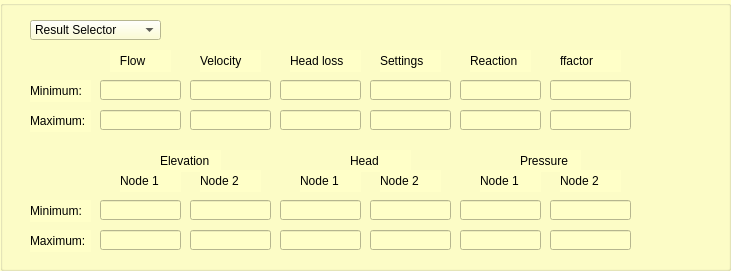
      <widget class="QGroupBox" name="results_2">
       <property name="geometry">
        <rect>
         <x>20</x>
         <y>100</y>
         <width>731</width>
         <height>271</height>
        </rect>
       </property>
       <property name="autoFillBackground">
        <bool>false</bool>
       </property>
       <property name="styleSheet">
        <string notr="true">background-color: rgb(255, 255, 200);</string>
       </property>
       <property name="title">
        <string/>
       </property>
       <property name="alignment">
        <set>Qt::AlignLeading|Qt::AlignLeft|Qt::AlignTop</set>
       </property>
       <widget class="QLineEdit" name="v_rpt_nodearcnode_max_reaction_2">
        <property name="geometry">
         <rect>
          <x>460</x>
          <y>110</y>
          <width>81</width>
          <height>20</height>
         </rect>
        </property>
        <property name="text">
         <string/>
        </property>
       </widget>
       <widget class="QComboBox" name="result_selection_result_id_5">
        <property name="geometry">
         <rect>
          <x>30</x>
          <y>20</y>
          <width>131</width>
          <height>20</height>
         </rect>
        </property>
        <item>
         <property name="text">
          <string>Result Selector</string>
         </property>
        </item>
       </widget>
       <widget class="QLineEdit" name="v_rpt_nodearcnode_min_vel_2">
        <property name="geometry">
         <rect>
          <x>190</x>
          <y>80</y>
          <width>81</width>
          <height>20</height>
         </rect>
        </property>
        <property name="text">
         <string/>
        </property>
       </widget>
       <widget class="QLabel" name="label_min_result_10">
        <property name="geometry">
         <rect>
          <x>30</x>
          <y>80</y>
          <width>61</width>
          <height>22</height>
         </rect>
        </property>
        <property name="font">
         <font>
          <pointsize>9</pointsize>
         </font>
        </property>
        <property name="frameShape">
         <enum>QFrame::NoFrame</enum>
        </property>
        <property name="frameShadow">
         <enum>QFrame::Plain</enum>
        </property>
        <property name="text">
         <string>Minimum:</string>
        </property>
        <property name="textFormat">
         <enum>Qt::AutoText</enum>
        </property>
        <property name="scaledContents">
         <bool>false</bool>
        </property>
        <property name="alignment">
         <set>Qt::AlignLeading|Qt::AlignLeft|Qt::AlignVCenter</set>
        </property>
        <property name="margin">
         <number>3</number>
        </property>
       </widget>
       <widget class="QLabel" name="label_velocity_5">
        <property name="geometry">
         <rect>
          <x>200</x>
          <y>50</y>
          <width>61</width>
          <height>22</height>
         </rect>
        </property>
        <property name="font">
         <font>
          <pointsize>9</pointsize>
         </font>
        </property>
        <property name="frameShape">
         <enum>QFrame::NoFrame</enum>
        </property>
        <property name="frameShadow">
         <enum>QFrame::Plain</enum>
        </property>
        <property name="text">
         <string>Velocity</string>
        </property>
        <property name="textFormat">
         <enum>Qt::AutoText</enum>
        </property>
        <property name="scaledContents">
         <bool>false</bool>
        </property>
        <property name="alignment">
         <set>Qt::AlignLeading|Qt::AlignLeft|Qt::AlignVCenter</set>
        </property>
        <property name="margin">
         <number>3</number>
        </property>
       </widget>
       <widget class="QLineEdit" name="v_rpt_nodearcnode_min_reaction_2">
        <property name="geometry">
         <rect>
          <x>460</x>
          <y>80</y>
          <width>81</width>
          <height>20</height>
         </rect>
        </property>
        <property name="text">
         <string/>
        </property>
       </widget>
       <widget class="QLineEdit" name="v_rpt_nodearcnode_max_vel_2">
        <property name="geometry">
         <rect>
          <x>190</x>
          <y>110</y>
          <width>81</width>
          <height>20</height>
         </rect>
        </property>
        <property name="text">
         <string/>
        </property>
       </widget>
       <widget class="QLineEdit" name="v_rpt_nodearcnode_max_headloss_2">
        <property name="geometry">
         <rect>
          <x>280</x>
          <y>110</y>
          <width>81</width>
          <height>20</height>
         </rect>
        </property>
        <property name="text">
         <string/>
        </property>
       </widget>
       <widget class="QLabel" name="label_flow_5">
        <property name="geometry">
         <rect>
          <x>110</x>
          <y>50</y>
          <width>61</width>
          <height>22</height>
         </rect>
        </property>
        <property name="font">
         <font>
          <pointsize>9</pointsize>
         </font>
        </property>
        <property name="frameShape">
         <enum>QFrame::NoFrame</enum>
        </property>
        <property name="frameShadow">
         <enum>QFrame::Plain</enum>
        </property>
        <property name="text">
         <string>   Flow</string>
        </property>
        <property name="textFormat">
         <enum>Qt::AutoText</enum>
        </property>
        <property name="scaledContents">
         <bool>false</bool>
        </property>
        <property name="alignment">
         <set>Qt::AlignLeading|Qt::AlignLeft|Qt::AlignVCenter</set>
        </property>
        <property name="margin">
         <number>3</number>
        </property>
       </widget>
       <widget class="QLabel" name="label_head_loss_5">
        <property name="geometry">
         <rect>
          <x>290</x>
          <y>50</y>
          <width>71</width>
          <height>22</height>
         </rect>
        </property>
        <property name="font">
         <font>
          <pointsize>9</pointsize>
         </font>
        </property>
        <property name="frameShape">
         <enum>QFrame::NoFrame</enum>
        </property>
        <property name="frameShadow">
         <enum>QFrame::Plain</enum>
        </property>
        <property name="text">
         <string>Head loss</string>
        </property>
        <property name="textFormat">
         <enum>Qt::AutoText</enum>
        </property>
        <property name="scaledContents">
         <bool>false</bool>
        </property>
        <property name="alignment">
         <set>Qt::AlignLeading|Qt::AlignLeft|Qt::AlignVCenter</set>
        </property>
        <property name="margin">
         <number>3</number>
        </property>
       </widget>
       <widget class="QLineEdit" name="v_rpt_nodearcnode_min_headloss_2">
        <property name="geometry">
         <rect>
          <x>280</x>
          <y>80</y>
          <width>81</width>
          <height>20</height>
         </rect>
        </property>
        <property name="text">
         <string/>
        </property>
       </widget>
       <widget class="QLineEdit" name="v_rpt_nodearcnode_max_setting_2">
        <property name="geometry">
         <rect>
          <x>370</x>
          <y>110</y>
          <width>81</width>
          <height>20</height>
         </rect>
        </property>
        <property name="text">
         <string/>
        </property>
       </widget>
       <widget class="QLineEdit" name="v_rpt_nodearcnode_min_flow_2">
        <property name="geometry">
         <rect>
          <x>100</x>
          <y>80</y>
          <width>81</width>
          <height>20</height>
         </rect>
        </property>
        <property name="text">
         <string/>
        </property>
       </widget>
       <widget class="QLabel" name="label_max_result_10">
        <property name="geometry">
         <rect>
          <x>30</x>
          <y>110</y>
          <width>61</width>
          <height>22</height>
         </rect>
        </property>
        <property name="font">
         <font>
          <pointsize>9</pointsize>
         </font>
        </property>
        <property name="frameShape">
         <enum>QFrame::NoFrame</enum>
        </property>
        <property name="frameShadow">
         <enum>QFrame::Plain</enum>
        </property>
        <property name="text">
         <string>Maximum:</string>
        </property>
        <property name="textFormat">
         <enum>Qt::AutoText</enum>
        </property>
        <property name="scaledContents">
         <bool>false</bool>
        </property>
        <property name="alignment">
         <set>Qt::AlignLeading|Qt::AlignLeft|Qt::AlignVCenter</set>
        </property>
        <property name="margin">
         <number>3</number>
        </property>
       </widget>
       <widget class="QLabel" name="label_settings_5">
        <property name="geometry">
         <rect>
          <x>380</x>
          <y>50</y>
          <width>61</width>
          <height>22</height>
         </rect>
        </property>
        <property name="font">
         <font>
          <pointsize>9</pointsize>
         </font>
        </property>
        <property name="frameShape">
         <enum>QFrame::NoFrame</enum>
        </property>
        <property name="frameShadow">
         <enum>QFrame::Plain</enum>
        </property>
        <property name="text">
         <string>Settings</string>
        </property>
        <property name="textFormat">
         <enum>Qt::AutoText</enum>
        </property>
        <property name="scaledContents">
         <bool>false</bool>
        </property>
        <property name="alignment">
         <set>Qt::AlignLeading|Qt::AlignLeft|Qt::AlignVCenter</set>
        </property>
        <property name="margin">
         <number>3</number>
        </property>
       </widget>
       <widget class="QLineEdit" name="v_rpt_nodearcnode_max_flow_2">
        <property name="geometry">
         <rect>
          <x>100</x>
          <y>110</y>
          <width>81</width>
          <height>20</height>
         </rect>
        </property>
        <property name="text">
         <string/>
        </property>
       </widget>
       <widget class="QLineEdit" name="v_rpt_nodearcnode_min_setting_2">
        <property name="geometry">
         <rect>
          <x>370</x>
          <y>80</y>
          <width>81</width>
          <height>20</height>
         </rect>
        </property>
        <property name="text">
         <string/>
        </property>
       </widget>
       <widget class="QLabel" name="label_reaction_5">
        <property name="geometry">
         <rect>
          <x>470</x>
          <y>50</y>
          <width>61</width>
          <height>22</height>
         </rect>
        </property>
        <property name="font">
         <font>
          <pointsize>9</pointsize>
         </font>
        </property>
        <property name="frameShape">
         <enum>QFrame::NoFrame</enum>
        </property>
        <property name="frameShadow">
         <enum>QFrame::Plain</enum>
        </property>
        <property name="text">
         <string>Reaction</string>
        </property>
        <property name="textFormat">
         <enum>Qt::AutoText</enum>
        </property>
        <property name="scaledContents">
         <bool>false</bool>
        </property>
        <property name="alignment">
         <set>Qt::AlignLeading|Qt::AlignLeft|Qt::AlignVCenter</set>
        </property>
        <property name="margin">
         <number>3</number>
        </property>
       </widget>
       <widget class="QLineEdit" name="v_rpt_nodearcnode_max_ffactor_2">
        <property name="geometry">
         <rect>
          <x>550</x>
          <y>110</y>
          <width>81</width>
          <height>20</height>
         </rect>
        </property>
        <property name="text">
         <string/>
        </property>
       </widget>
       <widget class="QLineEdit" name="v_rpt_nodearcnode_min_ffactor_2">
        <property name="geometry">
         <rect>
          <x>550</x>
          <y>80</y>
          <width>81</width>
          <height>20</height>
         </rect>
        </property>
        <property name="text">
         <string/>
        </property>
       </widget>
       <widget class="QLabel" name="label_ffactor_5">
        <property name="geometry">
         <rect>
          <x>560</x>
          <y>50</y>
          <width>61</width>
          <height>22</height>
         </rect>
        </property>
        <property name="font">
         <font>
          <pointsize>9</pointsize>
         </font>
        </property>
        <property name="frameShape">
         <enum>QFrame::NoFrame</enum>
        </property>
        <property name="frameShadow">
         <enum>QFrame::Plain</enum>
        </property>
        <property name="text">
         <string>ffactor</string>
        </property>
        <property name="textFormat">
         <enum>Qt::AutoText</enum>
        </property>
        <property name="scaledContents">
         <bool>false</bool>
        </property>
        <property name="alignment">
         <set>Qt::AlignLeading|Qt::AlignLeft|Qt::AlignVCenter</set>
        </property>
        <property name="margin">
         <number>3</number>
        </property>
       </widget>
       <widget class="QLabel" name="label_rpt_node_elevation_15">
        <property name="geometry">
         <rect>
          <x>160</x>
          <y>150</y>
          <width>61</width>
          <height>22</height>
         </rect>
        </property>
        <property name="font">
         <font>
          <pointsize>9</pointsize>
         </font>
        </property>
        <property name="frameShape">
         <enum>QFrame::NoFrame</enum>
        </property>
        <property name="frameShadow">
         <enum>QFrame::Plain</enum>
        </property>
        <property name="text">
         <string>Elevation</string>
        </property>
        <property name="textFormat">
         <enum>Qt::AutoText</enum>
        </property>
        <property name="scaledContents">
         <bool>false</bool>
        </property>
        <property name="alignment">
         <set>Qt::AlignLeading|Qt::AlignLeft|Qt::AlignVCenter</set>
        </property>
        <property name="margin">
         <number>3</number>
        </property>
       </widget>
       <widget class="QLabel" name="label_max_result_13">
        <property name="geometry">
         <rect>
          <x>30</x>
          <y>230</y>
          <width>61</width>
          <height>22</height>
         </rect>
        </property>
        <property name="font">
         <font>
          <pointsize>9</pointsize>
         </font>
        </property>
        <property name="frameShape">
         <enum>QFrame::NoFrame</enum>
        </property>
        <property name="frameShadow">
         <enum>QFrame::Plain</enum>
        </property>
        <property name="text">
         <string>Maximum:</string>
        </property>
        <property name="textFormat">
         <enum>Qt::AutoText</enum>
        </property>
        <property name="scaledContents">
         <bool>false</bool>
        </property>
        <property name="alignment">
         <set>Qt::AlignLeading|Qt::AlignLeft|Qt::AlignVCenter</set>
        </property>
        <property name="margin">
         <number>3</number>
        </property>
       </widget>
       <widget class="QLabel" name="label_min_result_13">
        <property name="geometry">
         <rect>
          <x>30</x>
          <y>200</y>
          <width>61</width>
          <height>22</height>
         </rect>
        </property>
        <property name="font">
         <font>
          <pointsize>9</pointsize>
         </font>
        </property>
        <property name="frameShape">
         <enum>QFrame::NoFrame</enum>
        </property>
        <property name="frameShadow">
         <enum>QFrame::Plain</enum>
        </property>
        <property name="text">
         <string>Minimum:</string>
        </property>
        <property name="textFormat">
         <enum>Qt::AutoText</enum>
        </property>
        <property name="scaledContents">
         <bool>false</bool>
        </property>
        <property name="alignment">
         <set>Qt::AlignLeading|Qt::AlignLeft|Qt::AlignVCenter</set>
        </property>
        <property name="margin">
         <number>3</number>
        </property>
       </widget>
       <widget class="QLineEdit" name="v_rpt_nodearcnode_min_elevation_3">
        <property name="geometry">
         <rect>
          <x>100</x>
          <y>200</y>
          <width>81</width>
          <height>20</height>
         </rect>
        </property>
        <property name="text">
         <string/>
        </property>
       </widget>
       <widget class="QLineEdit" name="v_rpt_nodearcnode_min_elevation_4">
        <property name="geometry">
         <rect>
          <x>190</x>
          <y>200</y>
          <width>81</width>
          <height>20</height>
         </rect>
        </property>
        <property name="text">
         <string/>
        </property>
       </widget>
       <widget class="QLabel" name="label_rpt_node_elevation_16">
        <property name="geometry">
         <rect>
          <x>350</x>
          <y>150</y>
          <width>61</width>
          <height>22</height>
         </rect>
        </property>
        <property name="font">
         <font>
          <pointsize>9</pointsize>
         </font>
        </property>
        <property name="frameShape">
         <enum>QFrame::NoFrame</enum>
        </property>
        <property name="frameShadow">
         <enum>QFrame::Plain</enum>
        </property>
        <property name="text">
         <string>Head</string>
        </property>
        <property name="textFormat">
         <enum>Qt::AutoText</enum>
        </property>
        <property name="scaledContents">
         <bool>false</bool>
        </property>
        <property name="alignment">
         <set>Qt::AlignLeading|Qt::AlignLeft|Qt::AlignVCenter</set>
        </property>
        <property name="margin">
         <number>3</number>
        </property>
       </widget>
       <widget class="QLineEdit" name="v_rpt_nodearcnode_min_head_3">
        <property name="geometry">
         <rect>
          <x>370</x>
          <y>200</y>
          <width>81</width>
          <height>20</height>
         </rect>
        </property>
        <property name="text">
         <string/>
        </property>
       </widget>
       <widget class="QLineEdit" name="v_rpt_nodearcnode_min_head_4">
        <property name="geometry">
         <rect>
          <x>280</x>
          <y>200</y>
          <width>81</width>
          <height>20</height>
         </rect>
        </property>
        <property name="text">
         <string/>
        </property>
       </widget>
       <widget class="QLabel" name="label_rpt_node_elevation_17">
        <property name="geometry">
         <rect>
          <x>520</x>
          <y>150</y>
          <width>61</width>
          <height>22</height>
         </rect>
        </property>
        <property name="font">
         <font>
          <pointsize>9</pointsize>
         </font>
        </property>
        <property name="frameShape">
         <enum>QFrame::NoFrame</enum>
        </property>
        <property name="frameShadow">
         <enum>QFrame::Plain</enum>
        </property>
        <property name="text">
         <string>Pressure</string>
        </property>
        <property name="textFormat">
         <enum>Qt::AutoText</enum>
        </property>
        <property name="scaledContents">
         <bool>false</bool>
        </property>
        <property name="alignment">
         <set>Qt::AlignLeading|Qt::AlignLeft|Qt::AlignVCenter</set>
        </property>
        <property name="margin">
         <number>3</number>
        </property>
       </widget>
       <widget class="QLineEdit" name="v_rpt_nodearcnode_min_pressure_3">
        <property name="geometry">
         <rect>
          <x>550</x>
          <y>200</y>
          <width>81</width>
          <height>20</height>
         </rect>
        </property>
        <property name="text">
         <string/>
        </property>
       </widget>
       <widget class="QLineEdit" name="v_rpt_nodearcnode_min_presure_2">
        <property name="geometry">
         <rect>
          <x>460</x>
          <y>200</y>
          <width>81</width>
          <height>20</height>
         </rect>
        </property>
        <property name="text">
         <string/>
        </property>
       </widget>
       <widget class="QLabel" name="label_rpt_node_elevation_27">
        <property name="geometry">
         <rect>
          <x>120</x>
          <y>170</y>
          <width>61</width>
          <height>22</height>
         </rect>
        </property>
        <property name="font">
         <font>
          <pointsize>9</pointsize>
         </font>
        </property>
        <property name="frameShape">
         <enum>QFrame::NoFrame</enum>
        </property>
        <property name="frameShadow">
         <enum>QFrame::Plain</enum>
        </property>
        <property name="text">
         <string>Node 1</string>
        </property>
        <property name="textFormat">
         <enum>Qt::AutoText</enum>
        </property>
        <property name="scaledContents">
         <bool>false</bool>
        </property>
        <property name="alignment">
         <set>Qt::AlignLeading|Qt::AlignLeft|Qt::AlignVCenter</set>
        </property>
        <property name="margin">
         <number>3</number>
        </property>
       </widget>
       <widget class="QLabel" name="label_rpt_node_elevation_28">
        <property name="geometry">
         <rect>
          <x>300</x>
          <y>170</y>
          <width>61</width>
          <height>22</height>
         </rect>
        </property>
        <property name="font">
         <font>
          <pointsize>9</pointsize>
         </font>
        </property>
        <property name="frameShape">
         <enum>QFrame::NoFrame</enum>
        </property>
        <property name="frameShadow">
         <enum>QFrame::Plain</enum>
        </property>
        <property name="text">
         <string>Node 1</string>
        </property>
        <property name="textFormat">
         <enum>Qt::AutoText</enum>
        </property>
        <property name="scaledContents">
         <bool>false</bool>
        </property>
        <property name="alignment">
         <set>Qt::AlignLeading|Qt::AlignLeft|Qt::AlignVCenter</set>
        </property>
        <property name="margin">
         <number>3</number>
        </property>
       </widget>
       <widget class="QLabel" name="label_rpt_node_elevation_29">
        <property name="geometry">
         <rect>
          <x>200</x>
          <y>170</y>
          <width>61</width>
          <height>22</height>
         </rect>
        </property>
        <property name="font">
         <font>
          <pointsize>9</pointsize>
         </font>
        </property>
        <property name="frameShape">
         <enum>QFrame::NoFrame</enum>
        </property>
        <property name="frameShadow">
         <enum>QFrame::Plain</enum>
        </property>
        <property name="text">
         <string>Node 2</string>
        </property>
        <property name="textFormat">
         <enum>Qt::AutoText</enum>
        </property>
        <property name="scaledContents">
         <bool>false</bool>
        </property>
        <property name="alignment">
         <set>Qt::AlignLeading|Qt::AlignLeft|Qt::AlignVCenter</set>
        </property>
        <property name="margin">
         <number>3</number>
        </property>
       </widget>
       <widget class="QLabel" name="label_rpt_node_elevation_30">
        <property name="geometry">
         <rect>
          <x>380</x>
          <y>170</y>
          <width>61</width>
          <height>22</height>
         </rect>
        </property>
        <property name="font">
         <font>
          <pointsize>9</pointsize>
         </font>
        </property>
        <property name="frameShape">
         <enum>QFrame::NoFrame</enum>
        </property>
        <property name="frameShadow">
         <enum>QFrame::Plain</enum>
        </property>
        <property name="text">
         <string>Node 2</string>
        </property>
        <property name="textFormat">
         <enum>Qt::AutoText</enum>
        </property>
        <property name="scaledContents">
         <bool>false</bool>
        </property>
        <property name="alignment">
         <set>Qt::AlignLeading|Qt::AlignLeft|Qt::AlignVCenter</set>
        </property>
        <property name="margin">
         <number>3</number>
        </property>
       </widget>
       <widget class="QLabel" name="label_rpt_node_elevation_31">
        <property name="geometry">
         <rect>
          <x>480</x>
          <y>170</y>
          <width>61</width>
          <height>22</height>
         </rect>
        </property>
        <property name="font">
         <font>
          <pointsize>9</pointsize>
         </font>
        </property>
        <property name="frameShape">
         <enum>QFrame::NoFrame</enum>
        </property>
        <property name="frameShadow">
         <enum>QFrame::Plain</enum>
        </property>
        <property name="text">
         <string>Node 1</string>
        </property>
        <property name="textFormat">
         <enum>Qt::AutoText</enum>
        </property>
        <property name="scaledContents">
         <bool>false</bool>
        </property>
        <property name="alignment">
         <set>Qt::AlignLeading|Qt::AlignLeft|Qt::AlignVCenter</set>
        </property>
        <property name="margin">
         <number>3</number>
        </property>
       </widget>
       <widget class="QLabel" name="label_rpt_node_elevation_32">
        <property name="geometry">
         <rect>
          <x>560</x>
          <y>170</y>
          <width>61</width>
          <height>22</height>
         </rect>
        </property>
        <property name="font">
         <font>
          <pointsize>9</pointsize>
         </font>
        </property>
        <property name="frameShape">
         <enum>QFrame::NoFrame</enum>
        </property>
        <property name="frameShadow">
         <enum>QFrame::Plain</enum>
        </property>
        <property name="text">
         <string>Node 2</string>
        </property>
        <property name="textFormat">
         <enum>Qt::AutoText</enum>
        </property>
        <property name="scaledContents">
         <bool>false</bool>
        </property>
        <property name="alignment">
         <set>Qt::AlignLeading|Qt::AlignLeft|Qt::AlignVCenter</set>
        </property>
        <property name="margin">
         <number>3</number>
        </property>
       </widget>
       <widget class="QLineEdit" name="v_rpt_nodearcnode_max_pressure_3">
        <property name="geometry">
         <rect>
          <x>550</x>
          <y>230</y>
          <width>81</width>
          <height>20</height>
         </rect>
        </property>
        <property name="text">
         <string/>
        </property>
       </widget>
       <widget class="QLineEdit" name="v_rpt_nodearcnode_max_elevation_3">
        <property name="geometry">
         <rect>
          <x>100</x>
          <y>230</y>
          <width>81</width>
          <height>20</height>
         </rect>
        </property>
        <property name="text">
         <string/>
        </property>
       </widget>
       <widget class="QLineEdit" name="v_rpt_nodearcnode_max_head_3">
        <property name="geometry">
         <rect>
          <x>280</x>
          <y>230</y>
          <width>81</width>
          <height>20</height>
         </rect>
        </property>
        <property name="text">
         <string/>
        </property>
       </widget>
       <widget class="QLineEdit" name="v_rpt_nodearcnode_max_head_4">
        <property name="geometry">
         <rect>
          <x>370</x>
          <y>230</y>
          <width>81</width>
          <height>20</height>
         </rect>
        </property>
        <property name="text">
         <string/>
        </property>
       </widget>
       <widget class="QLineEdit" name="v_rpt_nodearcnode_max_elevation_4">
        <property name="geometry">
         <rect>
          <x>190</x>
          <y>230</y>
          <width>81</width>
          <height>20</height>
         </rect>
        </property>
        <property name="text">
         <string/>
        </property>
       </widget>
       <widget class="QLineEdit" name="v_rpt_nodearcnode_max_presure_2">
        <property name="geometry">
         <rect>
          <x>460</x>
          <y>230</y>
          <width>81</width>
          <height>20</height>
         </rect>
        </property>
        <property name="text">
         <string/>
        </property>
       </widget>
      </widget>
